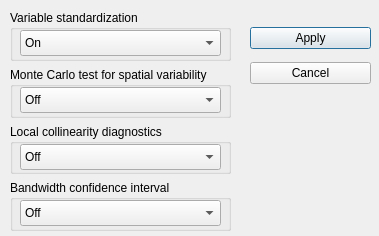
<?xml version="1.0" encoding="UTF-8"?>
<ui version="4.0">
 <class>advDialog</class>
 <widget class="QDialog" name="advDialog">
  <property name="windowModality">
   <enum>Qt::WindowModal</enum>
  </property>
  <property name="geometry">
   <rect>
    <x>0</x>
    <y>0</y>
    <width>379</width>
    <height>236</height>
   </rect>
  </property>
  <property name="windowTitle">
   <string>Advanced Options</string>
  </property>
  <property name="modal">
   <bool>true</bool>
  </property>
  <widget class="QWidget" name="">
   <property name="geometry">
    <rect>
     <x>10</x>
     <y>10</y>
     <width>221</width>
     <height>221</height>
    </rect>
   </property>
   <layout class="QGridLayout" name="gridLayout">
    <item row="0" column="0">
     <widget class="QGroupBox" name="SOCBox_2">
      <property name="title">
       <string>Variable standardization</string>
      </property>
      <widget class="QComboBox" name="varSTDComboBox">
       <property name="geometry">
        <rect>
         <x>10</x>
         <y>20</y>
         <width>201</width>
         <height>26</height>
        </rect>
       </property>
       <item>
        <property name="text">
         <string>On</string>
        </property>
       </item>
       <item>
        <property name="text">
         <string>Off</string>
        </property>
       </item>
      </widget>
     </widget>
    </item>
    <item row="1" column="0">
     <widget class="QGroupBox" name="groupBox_4">
      <property name="title">
       <string>Monte Carlo test for spatial variability</string>
      </property>
      <widget class="QComboBox" name="mcComboBox">
       <property name="geometry">
        <rect>
         <x>10</x>
         <y>20</y>
         <width>201</width>
         <height>26</height>
        </rect>
       </property>
       <item>
        <property name="text">
         <string>Off</string>
        </property>
       </item>
       <item>
        <property name="text">
         <string>On (Very Slow)</string>
        </property>
       </item>
      </widget>
     </widget>
    </item>
    <item row="2" column="0">
     <widget class="QGroupBox" name="groupBox_5">
      <property name="title">
       <string>Local collinearity diagnostics</string>
      </property>
      <widget class="QComboBox" name="locollinearComboBox">
       <property name="geometry">
        <rect>
         <x>10</x>
         <y>20</y>
         <width>201</width>
         <height>26</height>
        </rect>
       </property>
       <item>
        <property name="text">
         <string>Off</string>
        </property>
       </item>
       <item>
        <property name="text">
         <string>On</string>
        </property>
       </item>
      </widget>
     </widget>
    </item>
    <item row="3" column="0">
     <widget class="QGroupBox" name="groupBox_6">
      <property name="title">
       <string>Bandwidth confidence interval</string>
      </property>
      <widget class="QComboBox" name="bwciComboBox">
       <property name="geometry">
        <rect>
         <x>10</x>
         <y>20</y>
         <width>201</width>
         <height>26</height>
        </rect>
       </property>
       <item>
        <property name="text">
         <string>Off</string>
        </property>
       </item>
       <item>
        <property name="text">
         <string>On</string>
        </property>
       </item>
      </widget>
     </widget>
    </item>
   </layout>
  </widget>
  <widget class="QWidget" name="">
   <property name="geometry">
    <rect>
     <x>250</x>
     <y>20</y>
     <width>121</width>
     <height>71</height>
    </rect>
   </property>
   <layout class="QGridLayout" name="gridLayout_2">
    <item row="0" column="0">
     <widget class="QPushButton" name="applyBTN">
      <property name="text">
       <string>Apply</string>
      </property>
     </widget>
    </item>
    <item row="1" column="0">
     <widget class="QPushButton" name="cancelBTN">
      <property name="text">
       <string>Cancel</string>
      </property>
     </widget>
    </item>
   </layout>
  </widget>
 </widget>
 <resources/>
 <connections/>
</ui>
